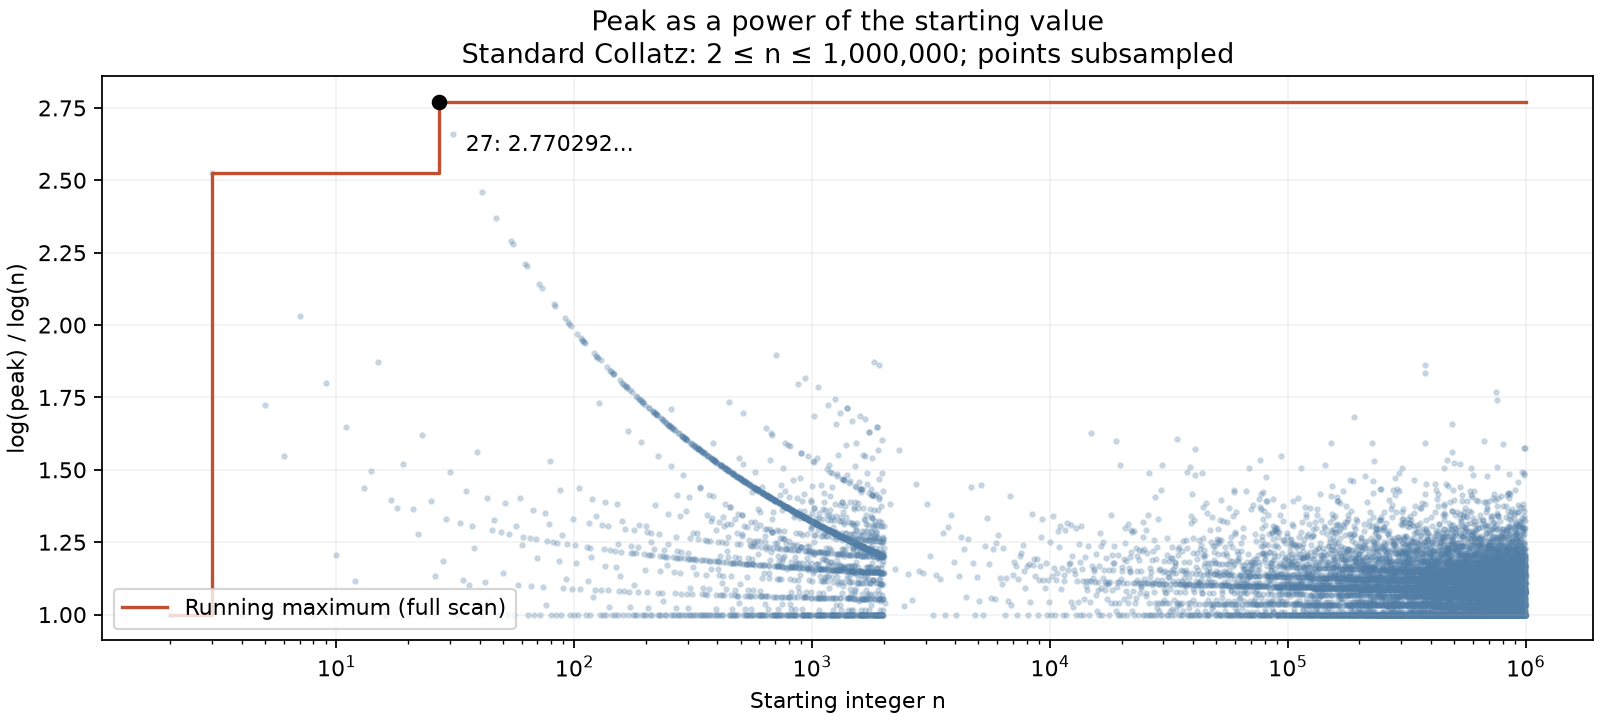

Source code (Python):
"""Peak exponent log(P(n))/log(n), standard Collatz, finite census."""
from decimal import Decimal, localcontext
from pathlib import Path
import heapq
import json
import math


def main():
    limit = 1_000_000
    peaks = [0]*(limit+1)
    peaks[1] = 1
    top = []
    records = []
    best = 0.0
    sample = []
    selected = []
    for n in range(2, limit+1):
        z, high, steps = n, n, 0
        while z >= n:
            z = 3*z+1 if z & 1 else z//2
            high = max(high, z)
            steps += 1
            if steps >= 100000:
                raise RuntimeError(('Descent cap reached', n))
        peaks[n] = max(high, peaks[z])
        exponent = math.log(peaks[n])/math.log(n)
        item = (exponent, n, peaks[n])
        if len(top)<10:
            heapq.heappush(top,item)
        elif item>top[0]:
            heapq.heapreplace(top,item)
        if exponent>best:
            best=exponent
            records.append(dict(n=n,peak=peaks[n],exponent=exponent))
        if n in (3,7,15,27,31,703,1819,159487):
            selected.append(dict(n=n,peak=peaks[n],exponent=exponent))
        if n<=2000 or n%101==0:
            sample.append((n,exponent))
    with localcontext() as ctx:
        ctx.prec=60
        finalists=[dict(n=n,peak=p,exponent_60_digits=str(Decimal(p).ln()/Decimal(n).ln()))
                   for _,n,p in sorted(top,reverse=True)]
    out=Path(__file__).with_suffix('.json')
    result=dict(limit=limit,map='standard',peak_arithmetic='exact integers',
                ranking='double precision scan; top ten recomputed with 60-digit Decimal logarithms',
                records=records,selected=selected,top_ten=finalists)
    out.write_text(json.dumps(result,indent=2)+'\n',encoding='utf-8')
    print(json.dumps(result,indent=2))
    try:
        import matplotlib
        matplotlib.use('Agg')
        import matplotlib.pyplot as plt
        fig,ax=plt.subplots(figsize=(10,4.5),layout='constrained')
        ax.scatter([x for x,y in sample],[y for x,y in sample],s=4,alpha=.23,color='#527ea6')
        ax.plot([r['n'] for r in records]+[limit], [r['exponent'] for r in records]+[best],
                drawstyle='steps-post',color='#c05030',label='Running maximum (full scan)')
        ax.scatter([27],[best],color='black',zorder=5)
        ax.annotate('27: 2.770292...', (27,best),xytext=(12,-22),textcoords='offset points')
        ax.set_xscale('log'); ax.set_xlabel('Starting integer n');ax.set_ylabel('log(peak) / log(n)')
        ax.set_title('Peak as a power of the starting value\nStandard Collatz: 2 ≤ n ≤ 1,000,000; points subsampled')
        ax.grid(alpha=.15);ax.legend(loc='lower left')
        fig.savefig(out.with_suffix('.png'),dpi=160)
    except ImportError:
        pass


if __name__=='__main__':
    main()
